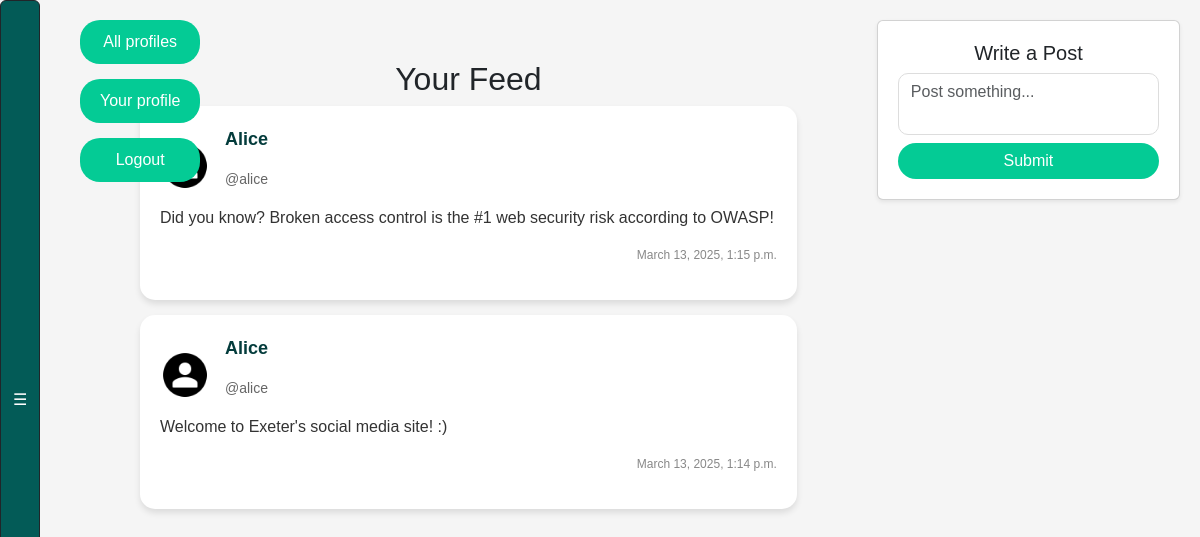
The app's page /feed/ (signed in), older data.
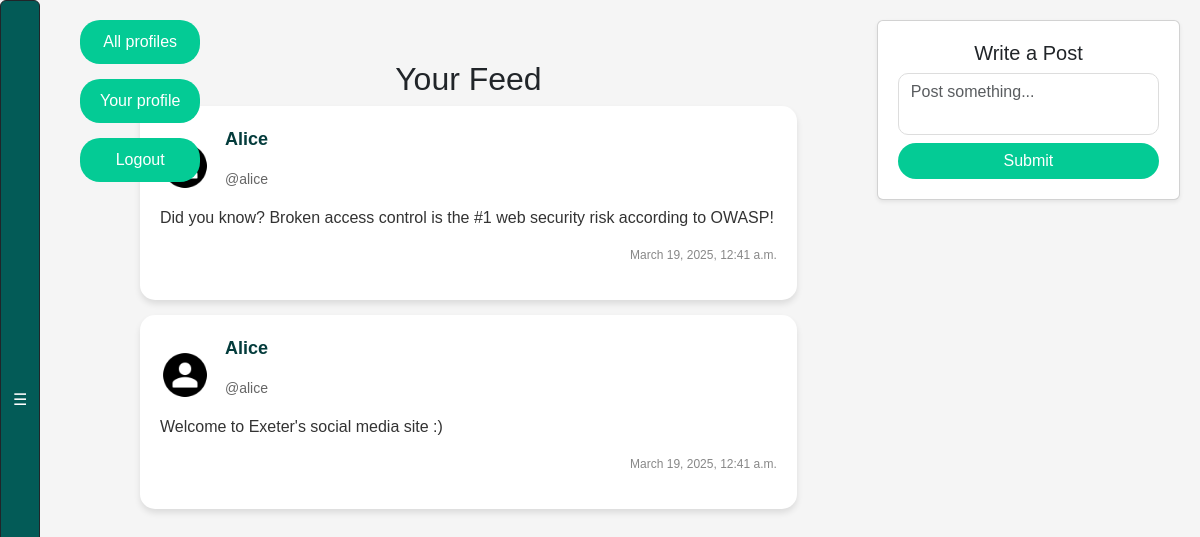
The same page, newer data.
### webapp/models.py (models this page shows, shortened)
class Post(models.Model):
    user = models.ForeignKey(
        User, related_name="posts", on_delete=models.DO_NOTHING
    )
    body = models.CharField(max_length=140)
    created_at = models.DateTimeField(auto_now_add=True)

### webapp/views.py (the view, shortened to what this page needs)
# urls.py: path('feed/', views.feed_view, name='feed'),
@login_required
def feed_view(request):
    form = PostForm(request.POST or None)
    user_posts = Post.objects.filter(user=request.user)
    followed_users = request.user.profile.follows.all()
    followed_posts = Post.objects.filter(user__profile__in=followed_users)
    all_posts = (user_posts | followed_posts).order_by("-created_at")
    print("Total posts:", all_posts.count())
    return render(request, "feed.html", {"form": form, "all_posts": all_posts})

### webapp/forms.py (shortened to what this page needs)
class PostForm(forms.ModelForm):
    body = forms.CharField(required=True)
    class Meta:
        model = Post
        exclude = ("user", )

### webapp/templates/feed.html (shortened to what this page needs)
{% load static %}
<!DOCTYPE html>
<html>
<head>
    <link href="https://cdn.jsdelivr.net/npm/bootstrap@5.3.0-alpha1/dist/css/bootstrap.min.css" rel="stylesheet">
    <link rel="stylesheet" href="{% static 'css/style.css' %}">
</head>
<body>
    {% include 'exercise_bar.html' %}
    <div class="top-buttons">
        <a href="{% url 'profile_list' %}" class="btn-top">All profiles</a>
        <a href="{% url 'home' %}" class="btn-top">Your profile</a>
        <a href="{% url 'logout' %}" class="btn-top">Logout</a>
    </div>
    <div class="main-content">
        <div class="content-wrapper">
            <div class="feed-container">
                <h2 class="text-center">Your Feed</h2>
                <div class="feed-content">
                    {% for post in all_posts %}
                        <a href="{% url 'post' post.id %}" class="card-link">
                            <div class="post-item">
                                <div class="post-header">
                                    <img src="{% static 'images/default-avatar.png' %}" alt="User Avatar" class="post-avatar">
                                    <div class="post-user-info">
                                        <p class="username">{{ post.user.username }}</p>
                                        <p class="handle">@{{ post.user.username|lower }}</p>
                                    </div>
                                </div>
                                <div class="post-body">
                                    <p>{{ post.body }}</p>
                                </div>
                                <div class="post-footer">
                                    <p class="timestamp">{{ post.created_at }}</p>
                                </div>
                            </div>
                        </a>
                    {% empty %}
                        <p class="text-center text-muted">No posts available.</p>
                    {% endfor %}
                </div>
            </div>
            <div class="post-box">
                <div class="card shadow-sm">
                    <div class="card-body">
                        <h5 class="text-center">Write a Post</h5>
                        <form method="post">
                            <textarea name="body" class="form-control post-input" placeholder="Post something..."></textarea>
                            <button type="submit" class="btn btn-success w-100 rounded-pill mt-2">Submit</button>
                        </form>
                    </div>
                </div>
            </div>
        </div>
    </div>
</body>
</html>

Row changes from the older to the newer data that the page shows:
changed Post (number 1 of 2 on the later page): created_at "March 13, 2025, 1:15 p.m." → "March 19, 2025, 12:41 a.m."
changed Post: body "Welcome to Exeter's social media site! :)" → "Welcome to Exeter's social media site :)"; created_at "March 13, 2025, 1:14 p.m." → "March 19, 2025, 12:41 a.m."
